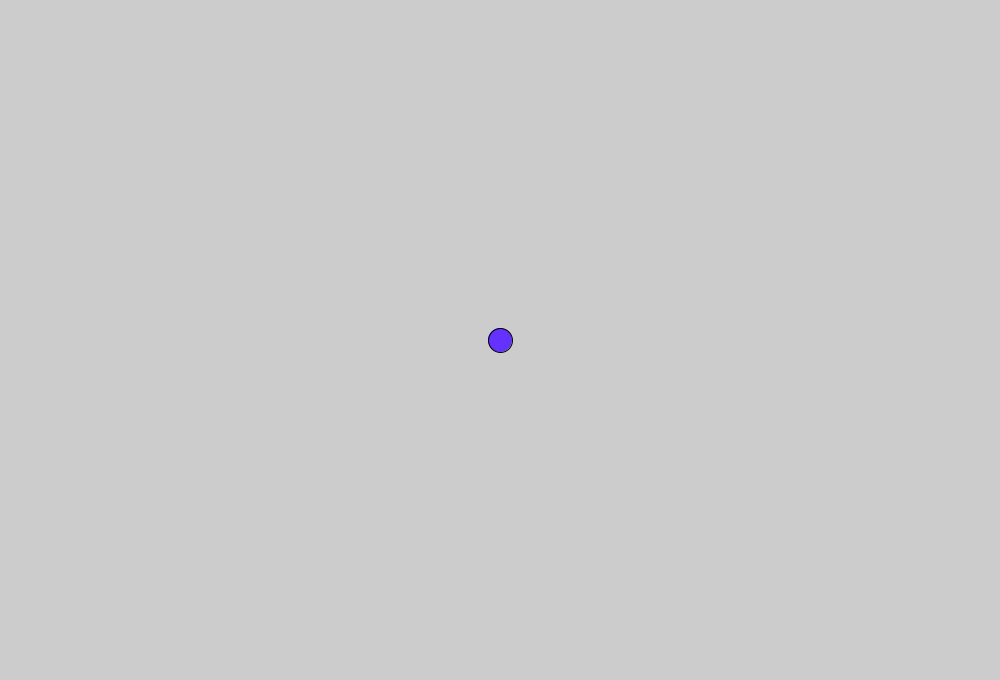
Frame 1 (no input)
Frame 60 (the mouse pressed at the canvas centre just before this capture): identical to frame 1, image omitted
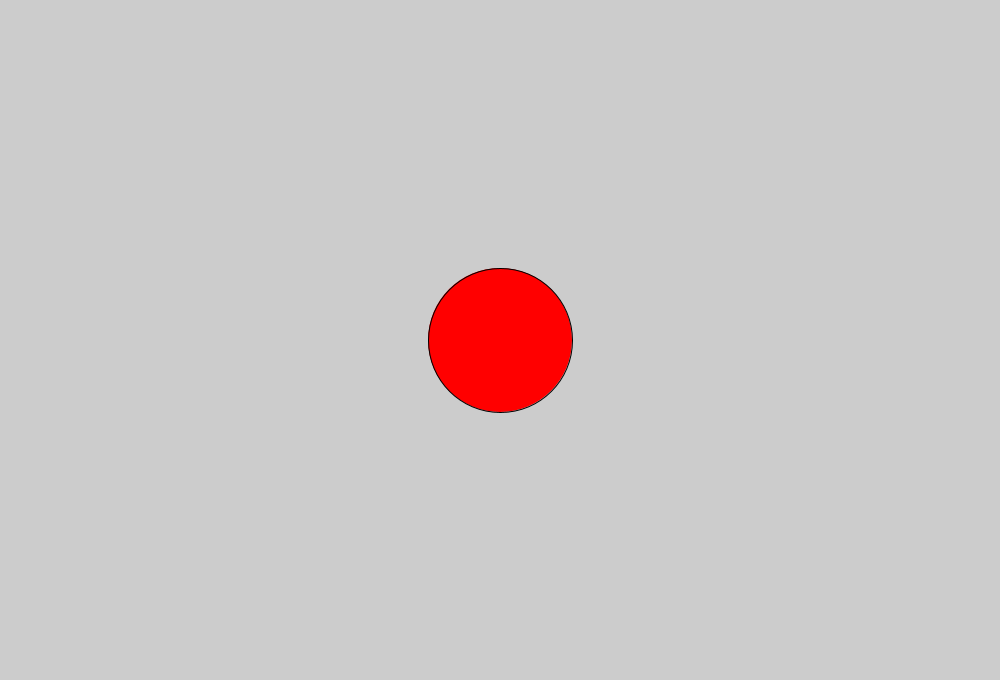
Frame 120 (the mouse held since frame 60 and released just before this capture)

The Processing sketch that drew these frames (run headless with seeded random() and noise(); from frame 60 on, the mouse is pressed at the canvas centre):

// Processing sketch: processing_96668
// ── processing_96668.pde

int x = 500;
int y = 340;
int radius = 12;

void setup() {
  size(1000, 680); 
  smooth();
  ellipseMode(RADIUS);
}

void draw() {
  background(204);
  float d = dist(mouseX, mouseY, x, y);
  if (d < radius) {
    radius++;
    fill(255, 0, 0);
  } else {
    fill(100, 50, 255);
  }
  ellipse(x, y, radius, radius);
}
